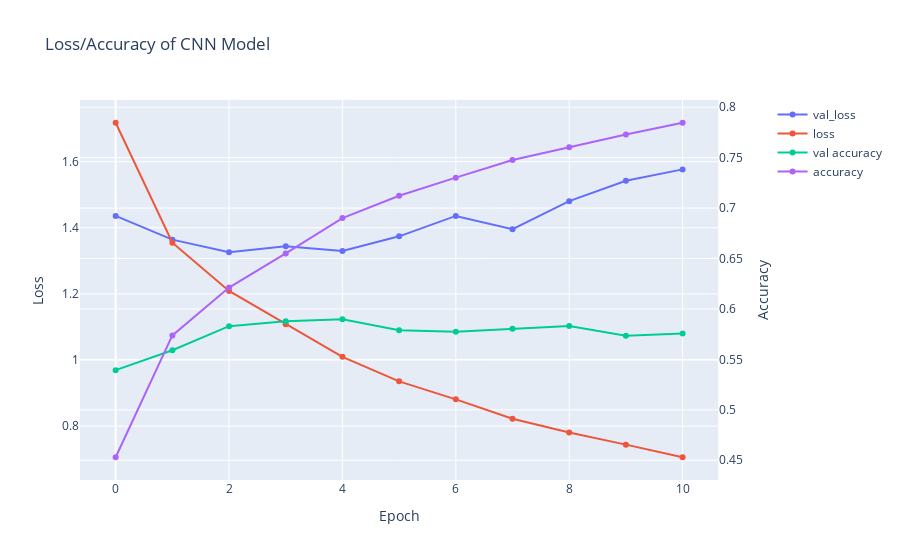

Notebook code cell kept with this figure:
### Code cell
# Create figure with secondary y-axis
fig = make_subplots(specs=[[{"secondary_y": True}]])

# Add traces
fig.add_trace(
    go.Scatter( y=history.history['val_loss'], name="val_loss"),
    secondary_y=False,
)

fig.add_trace(
    go.Scatter( y=history.history['loss'], name="loss"),
    secondary_y=False,
)

fig.add_trace(
    go.Scatter( y=history.history['val_accuracy'], name="val accuracy"),
    secondary_y=True,
)

fig.add_trace(
    go.Scatter( y=history.history['accuracy'], name="accuracy"),
    secondary_y=True,
)

# Add figure title
fig.update_layout(
    title_text="Loss/Accuracy of CNN Model"
)

# Set x-axis title
fig.update_xaxes(title_text="Epoch")

# Set y-axes titles
fig.update_yaxes(title_text="Loss", secondary_y=False)
fig.update_yaxes(title_text="Accuracy", secondary_y=True)

fig.show()

### Figure 1 — Plotly figure (JSON) as saved in the notebook; plotly's stock layout.template omitted (floating-point values rounded to 4 significant figures)
{"data": [{"name": "val_loss", "type": "scatter", "xaxis": "x", "y": [1.436, 1.364, 1.326, 1.344, 1.33, 1.374, 1.436, 1.396, 1.481, 1.542, 1.577], "yaxis": "y"}, {"name": "loss", "type": "scatter", "xaxis": "x", "y": [1.718, 1.355, 1.209, 1.108, 1.01, 0.9356, 0.8812, 0.8224, 0.7812, 0.7441, 0.706], "yaxis": "y"}, {"name": "val accuracy", "type": "scatter", "xaxis": "x", "y": [0.5393, 0.5591, 0.583, 0.5878, 0.5899, 0.5788, 0.5775, 0.5804, 0.583, 0.5735, 0.5756], "yaxis": "y2"}, {"name": "accuracy", "type": "scatter", "xaxis": "x", "y": [0.453, 0.5738, 0.6212, 0.655, 0.6901, 0.7123, 0.7302, 0.7476, 0.7604, 0.7731, 0.7846], "yaxis": "y2"}], "layout": {"title": {"text": "Loss/Accuracy of CNN Model"}, "xaxis": {"anchor": "y", "domain": [0, 0.94], "title": {"text": "Epoch"}}, "yaxis": {"anchor": "x", "domain": [0, 1], "title": {"text": "Loss"}}, "yaxis2": {"anchor": "x", "overlaying": "y", "side": "right", "title": {"text": "Accuracy"}}}}
